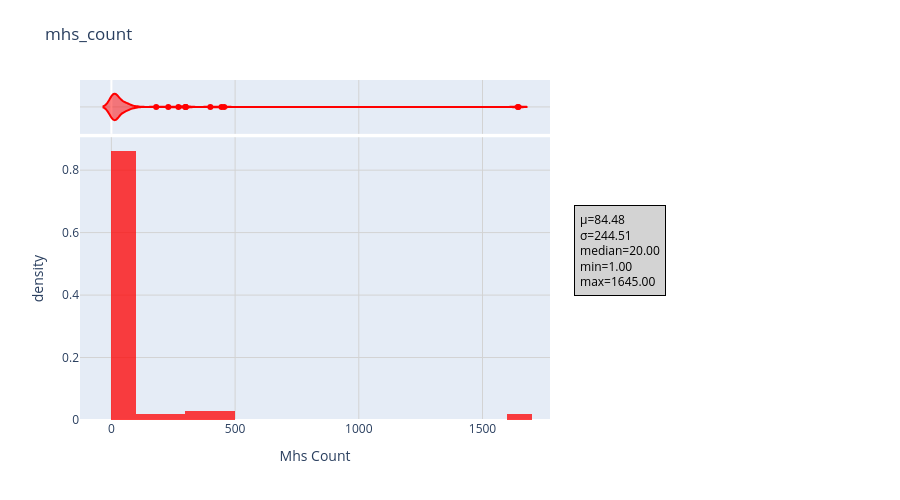
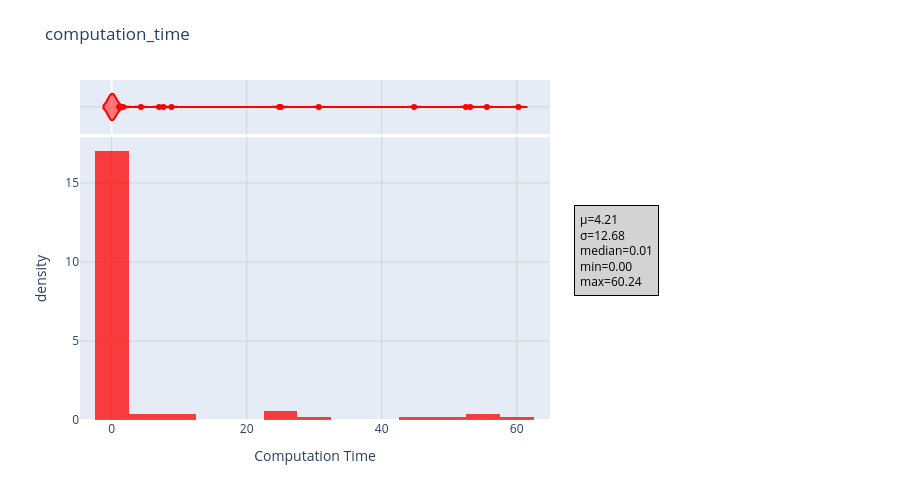
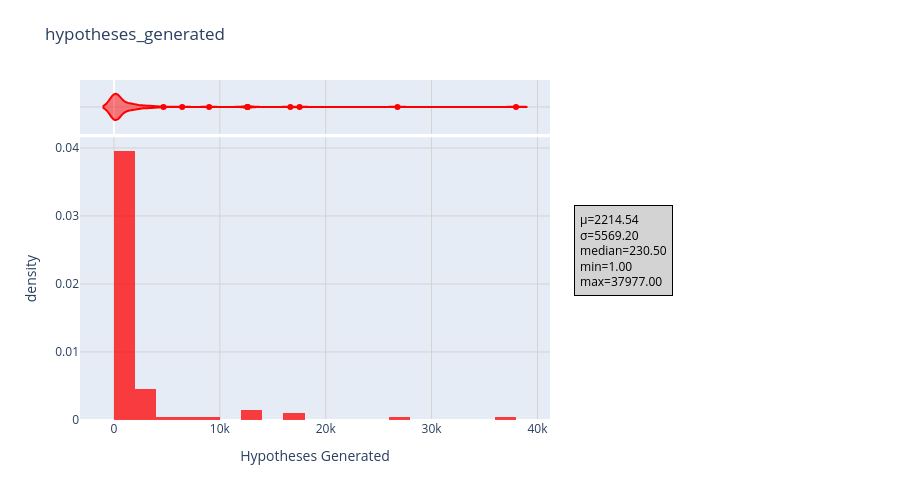
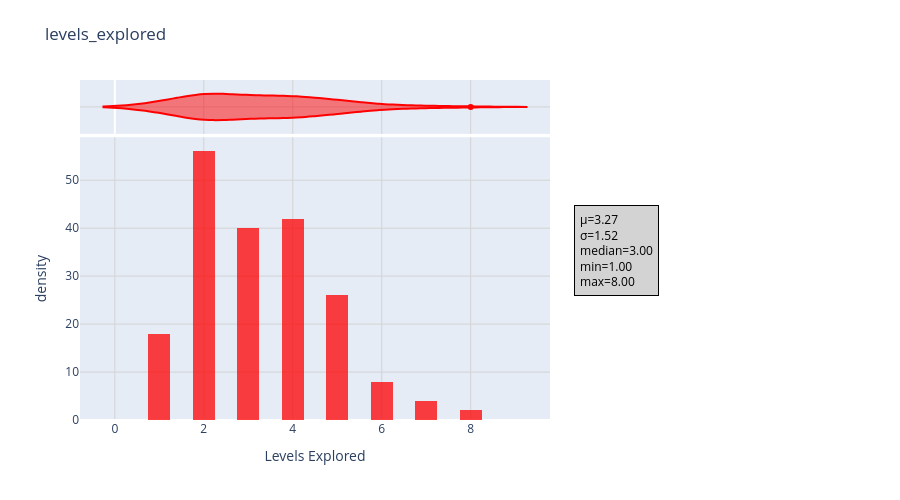

The code cell stored with these charts, in order, in its notebook:
### Code cell
df_numeric = clean_dataset(df)
df_numeric = df_numeric.drop(['sol_found'], axis=1) # drop booleano flag usato per le precedenti matrici di correlazione fra set istanze risolte e non

cols_to_plot = [col for col in df_numeric.columns if pd.api.types.is_numeric_dtype(df_numeric[col])]

if not cols_to_plot:
    print("\nErrore: Nessuna colonna numerica valida trovata per il plotting.")
    exit()

for col in cols_to_plot:
    plot_data = df_numeric[[col]].dropna()

    try:
        stats_text = extract_stats(col, plot_data)

        fig = px.histogram(
            plot_data,
            x=col,
            histnorm='density',
            color_discrete_sequence=['red'],
            opacity=0.75,
            title=f'{col}',
            labels={col: col.replace("_", " ").title(), 'density': 'Density'},
            width=900, height=500,
            nbins=20, 
            marginal="violin"
        )
        
        fig.update_xaxes(showgrid=True, gridwidth=1, gridcolor='lightgrey')
        fig.update_yaxes(showgrid=True, gridwidth=1, gridcolor='lightgrey')

        add_annotation(stats_text, fig)

        fig.update_layout(
            margin=dict(
                l=80,  
                r=350, 
                b=80, 
                t=80   
            ),
        )

        fig.show()

    except Exception as e:
        print(f"  ERRORE: Non è stato possibile generare il grafico per '{col}'. Errore: {e}") # gestione di eventuali errori dovuti a non corretta conversione/pulizia dei dati

### Figure 1 — Plotly figure (JSON) as saved in the notebook; plotly's stock layout.template omitted (floating-point values rounded to 4 significant figures)
{"data": [{"bingroup": "x", "histnorm": "density", "hovertemplate": "Mhs Count=%{x}<br>density=%{y}<extra></extra>", "legendgroup": "", "marker": {"color": "red", "opacity": 0.75, "pattern": {"shape": ""}}, "name": "", "nbinsx": 20, "orientation": "v", "showlegend": false, "type": "histogram", "x": [271, 95, 23, 1, 14, 42, 29, 5, 1, 68, 19, 57, 3, 2, 3, 2, 2, 4, 1, 1, 4, 1, 3, 12, 5, 10, 2, 20, 3, 4, 7, 12, 12, 6, 60, 4, 12, 25, 7, 6, 50, 20, 50, 24, 14, 12, 80, 20, 100, 12, 12, 60, 400, 300, 300, 60, 300, 70, 60, 60, 24, 34, 29, 29, 22, 15, 17, 29, 16, 22, 22, 7, 21, 17, 10, 22, 1, 7, 9, 18, 10, 13, 70, 181, 49, 39, 9, 42, 49, 30, 456, 445, 1645, 1643, 30, 55, 50, 230], "xaxis": "x", "yaxis": "y"}, {"hovertemplate": "Mhs Count=%{x}<extra></extra>", "legendgroup": "", "marker": {"color": "red"}, "name": "", "scalegroup": "x", "showlegend": false, "type": "violin", "x": [271, 95, 23, 1, 14, 42, 29, 5, 1, 68, 19, 57, 3, 2, 3, 2, 2, 4, 1, 1, 4, 1, 3, 12, 5, 10, 2, 20, 3, 4, 7, 12, 12, 6, 60, 4, 12, 25, 7, 6, 50, 20, 50, 24, 14, 12, 80, 20, 100, 12, 12, 60, 400, 300, 300, 60, 300, 70, 60, 60, 24, 34, 29, 29, 22, 15, 17, 29, 16, 22, 22, 7, 21, 17, 10, 22, 1, 7, 9, 18, 10, 13, 70, 181, 49, 39, 9, 42, 49, 30, 456, 445, 1645, 1643, 30, 55, 50, 230], "xaxis": "x2", "yaxis": "y2"}], "layout": {"annotations": [{"align": "left", "bgcolor": "lightgrey", "bordercolor": "black", "borderpad": 5, "borderwidth": 1, "font": {"color": "black", "size": 12}, "showarrow": false, "text": "µ=84.48<br>σ=244.51<br>median=20.00<br>min=1.00<br>max=1645.00", "x": 1.05, "xanchor": "left", "xref": "paper", "y": 0.5, "yanchor": "middle", "yref": "paper"}], "barmode": "relative", "height": 500, "legend": {"tracegroupgap": 0}, "margin": {"b": 80, "l": 80, "r": 350, "t": 80}, "title": {"text": "mhs_count"}, "width": 900, "xaxis": {"anchor": "y", "domain": [0, 1], "gridcolor": "lightgrey", "gridwidth": 1, "showgrid": true, "title": {"text": "Mhs Count"}}, "xaxis2": {"anchor": "y2", "domain": [0, 1], "gridcolor": "lightgrey", "gridwidth": 1, "matches": "x", "showgrid": true, "showticklabels": false}, "yaxis": {"anchor": "x", "domain": [0, 0.8316], "gridcolor": "lightgrey", "gridwidth": 1, "showgrid": true, "title": {"text": "density"}}, "yaxis2": {"anchor": "x2", "domain": [0.8416, 1], "gridcolor": "lightgrey", "gridwidth": 1, "matches": "y2", "showgrid": true, "showline": false, "showticklabels": false, "ticks": ""}}}

### Figure 2 — Plotly figure (JSON) as saved in the notebook; plotly's stock layout.template omitted (floating-point values rounded to 4 significant figures)
{"data": [{"bingroup": "x", "histnorm": "density", "hovertemplate": "Computation Time=%{x}<br>density=%{y}<extra></extra>", "legendgroup": "", "marker": {"color": "red", "opacity": 0.75, "pattern": {"shape": ""}}, "name": "", "nbinsx": 20, "orientation": "v", "showlegend": false, "type": "histogram", "x": [1.695, 0.01497, 0.01111, 0.002052, 0.001706, 0.1093, 0.01286, 0.0009623, 0.646, 0.104, 1.102, 4.342, 0.0005693, 0.0004754, 0.0004704, 0.0004795, 0.000469, 0.0004289, 0.0004396, 0.0004437, 0.0004649, 0.0004866, 0.0005071, 0.007287, 0.003911, 0.003026, 0.0005803, 0.001162, 0.0006447, 0.0006671, 0.001254, 0.0007885, 0.02618, 0.0009065, 0.01584, 0.001648, 0.002392, 0.008168, 0.00226, 0.0007007, 0.1027, 0.004236, 0.6974, 1.551, 0.06035, 0.002223, 0.2494, 0.008648, 0.497, 0.001534, 0.00366, 0.1329, 60.24, 24.94, 25.02, 0.3162, 24.84, 30.68, 1.459, 0.2996, 0.05877, 55.58, 1.275, 0.6403, 0.01134, 0.001457, 0.001888, 0.01146, 0.007442, 0.002648, 0.003734, 0.0006557, 0.01142, 0.009914, 0.0008736, 0.05831, 0.0006628, 0.0005546, 0.0007417, 0.001895, 0.003083, 0.03611, 0.2968, 53.1, 0.002984, 0.1368, 0.00408, 0.4218, 0.1179, 0.4351, 7.672, 7.02, 52.46, 44.8, 0.02885, 0.03023, 0.04547, 8.859], "xaxis": "x", "yaxis": "y"}, {"hovertemplate": "Computation Time=%{x}<extra></extra>", "legendgroup": "", "marker": {"color": "red"}, "name": "", "scalegroup": "x", "showlegend": false, "type": "violin", "x": [1.695, 0.01497, 0.01111, 0.002052, 0.001706, 0.1093, 0.01286, 0.0009623, 0.646, 0.104, 1.102, 4.342, 0.0005693, 0.0004754, 0.0004704, 0.0004795, 0.000469, 0.0004289, 0.0004396, 0.0004437, 0.0004649, 0.0004866, 0.0005071, 0.007287, 0.003911, 0.003026, 0.0005803, 0.001162, 0.0006447, 0.0006671, 0.001254, 0.0007885, 0.02618, 0.0009065, 0.01584, 0.001648, 0.002392, 0.008168, 0.00226, 0.0007007, 0.1027, 0.004236, 0.6974, 1.551, 0.06035, 0.002223, 0.2494, 0.008648, 0.497, 0.001534, 0.00366, 0.1329, 60.24, 24.94, 25.02, 0.3162, 24.84, 30.68, 1.459, 0.2996, 0.05877, 55.58, 1.275, 0.6403, 0.01134, 0.001457, 0.001888, 0.01146, 0.007442, 0.002648, 0.003734, 0.0006557, 0.01142, 0.009914, 0.0008736, 0.05831, 0.0006628, 0.0005546, 0.0007417, 0.001895, 0.003083, 0.03611, 0.2968, 53.1, 0.002984, 0.1368, 0.00408, 0.4218, 0.1179, 0.4351, 7.672, 7.02, 52.46, 44.8, 0.02885, 0.03023, 0.04547, 8.859], "xaxis": "x2", "yaxis": "y2"}], "layout": {"annotations": [{"align": "left", "bgcolor": "lightgrey", "bordercolor": "black", "borderpad": 5, "borderwidth": 1, "font": {"color": "black", "size": 12}, "showarrow": false, "text": "µ=4.21<br>σ=12.68<br>median=0.01<br>min=0.00<br>max=60.24", "x": 1.05, "xanchor": "left", "xref": "paper", "y": 0.5, "yanchor": "middle", "yref": "paper"}], "barmode": "relative", "height": 500, "legend": {"tracegroupgap": 0}, "margin": {"b": 80, "l": 80, "r": 350, "t": 80}, "title": {"text": "computation_time"}, "width": 900, "xaxis": {"anchor": "y", "domain": [0, 1], "gridcolor": "lightgrey", "gridwidth": 1, "showgrid": true, "title": {"text": "Computation Time"}}, "xaxis2": {"anchor": "y2", "domain": [0, 1], "gridcolor": "lightgrey", "gridwidth": 1, "matches": "x", "showgrid": true, "showticklabels": false}, "yaxis": {"anchor": "x", "domain": [0, 0.8316], "gridcolor": "lightgrey", "gridwidth": 1, "showgrid": true, "title": {"text": "density"}}, "yaxis2": {"anchor": "x2", "domain": [0.8416, 1], "gridcolor": "lightgrey", "gridwidth": 1, "matches": "y2", "showgrid": true, "showline": false, "showticklabels": false, "ticks": ""}}}

### Figure 3 — Plotly figure (JSON) as saved in the notebook; plotly's stock layout.template omitted (floating-point values rounded to 4 significant figures)
{"data": [{"bingroup": "x", "histnorm": "density", "hovertemplate": "Hypotheses Generated=%{x}<br>density=%{y}<extra></extra>", "legendgroup": "", "marker": {"color": "red", "opacity": 0.75, "pattern": {"shape": ""}}, "name": "", "nbinsx": 20, "orientation": "v", "showlegend": false, "type": "histogram", "x": [2867, 260, 187, 55, 59, 1227, 147, 15, 1006, 730, 1561, 4674, 10, 2, 3, 6, 6, 4, 1, 1, 4, 1, 10, 230, 21, 92, 6, 45, 10, 24, 87, 28, 868, 41, 298, 25, 156, 231, 207, 41, 1092, 175, 3472, 8986, 1709, 162, 1470, 385, 1940, 162, 375, 1092, 16663, 12615, 12615, 2379, 12615, 37977, 6445, 2379, 1473, 17529, 3092, 2382, 422, 67, 89, 474, 290, 138, 151, 34, 355, 341, 28, 706, 1, 7, 18, 91, 28, 633, 1777, 26782, 105, 1727, 223, 1929, 575, 2954, 1618, 1568, 3731, 3731, 103, 188, 221, 1490], "xaxis": "x", "yaxis": "y"}, {"hovertemplate": "Hypotheses Generated=%{x}<extra></extra>", "legendgroup": "", "marker": {"color": "red"}, "name": "", "scalegroup": "x", "showlegend": false, "type": "violin", "x": [2867, 260, 187, 55, 59, 1227, 147, 15, 1006, 730, 1561, 4674, 10, 2, 3, 6, 6, 4, 1, 1, 4, 1, 10, 230, 21, 92, 6, 45, 10, 24, 87, 28, 868, 41, 298, 25, 156, 231, 207, 41, 1092, 175, 3472, 8986, 1709, 162, 1470, 385, 1940, 162, 375, 1092, 16663, 12615, 12615, 2379, 12615, 37977, 6445, 2379, 1473, 17529, 3092, 2382, 422, 67, 89, 474, 290, 138, 151, 34, 355, 341, 28, 706, 1, 7, 18, 91, 28, 633, 1777, 26782, 105, 1727, 223, 1929, 575, 2954, 1618, 1568, 3731, 3731, 103, 188, 221, 1490], "xaxis": "x2", "yaxis": "y2"}], "layout": {"annotations": [{"align": "left", "bgcolor": "lightgrey", "bordercolor": "black", "borderpad": 5, "borderwidth": 1, "font": {"color": "black", "size": 12}, "showarrow": false, "text": "µ=2214.54<br>σ=5569.20<br>median=230.50<br>min=1.00<br>max=37977.00", "x": 1.05, "xanchor": "left", "xref": "paper", "y": 0.5, "yanchor": "middle", "yref": "paper"}], "barmode": "relative", "height": 500, "legend": {"tracegroupgap": 0}, "margin": {"b": 80, "l": 80, "r": 350, "t": 80}, "title": {"text": "hypotheses_generated"}, "width": 900, "xaxis": {"anchor": "y", "domain": [0, 1], "gridcolor": "lightgrey", "gridwidth": 1, "showgrid": true, "title": {"text": "Hypotheses Generated"}}, "xaxis2": {"anchor": "y2", "domain": [0, 1], "gridcolor": "lightgrey", "gridwidth": 1, "matches": "x", "showgrid": true, "showticklabels": false}, "yaxis": {"anchor": "x", "domain": [0, 0.8316], "gridcolor": "lightgrey", "gridwidth": 1, "showgrid": true, "title": {"text": "density"}}, "yaxis2": {"anchor": "x2", "domain": [0.8416, 1], "gridcolor": "lightgrey", "gridwidth": 1, "matches": "y2", "showgrid": true, "showline": false, "showticklabels": false, "ticks": ""}}}

### Figure 4 — Plotly figure (JSON) as saved in the notebook; plotly's stock layout.template omitted (floating-point values rounded to 4 significant figures)
{"data": [{"bingroup": "x", "histnorm": "density", "hovertemplate": "Levels Explored=%{x}<br>density=%{y}<extra></extra>", "legendgroup": "", "marker": {"color": "red", "opacity": 0.75, "pattern": {"shape": ""}}, "name": "", "nbinsx": 20, "orientation": "v", "showlegend": false, "type": "histogram", "x": [3, 2, 2, 2, 2, 4, 2, 2, 3, 3, 3, 4, 2, 1, 1, 2, 2, 1, 1, 1, 1, 1, 2, 4, 2, 3, 2, 2, 2, 3, 4, 2, 5, 3, 3, 3, 4, 3, 5, 3, 4, 3, 5, 7, 7, 4, 4, 4, 4, 4, 5, 4, 5, 5, 5, 5, 5, 8, 6, 5, 6, 5, 4, 4, 4, 3, 3, 6, 3, 3, 3, 2, 4, 4, 2, 4, 1, 1, 2, 3, 2, 4, 4, 6, 2, 5, 3, 4, 3, 5, 2, 2, 2, 2, 2, 2, 2, 2], "xaxis": "x", "yaxis": "y"}, {"hovertemplate": "Levels Explored=%{x}<extra></extra>", "legendgroup": "", "marker": {"color": "red"}, "name": "", "scalegroup": "x", "showlegend": false, "type": "violin", "x": [3, 2, 2, 2, 2, 4, 2, 2, 3, 3, 3, 4, 2, 1, 1, 2, 2, 1, 1, 1, 1, 1, 2, 4, 2, 3, 2, 2, 2, 3, 4, 2, 5, 3, 3, 3, 4, 3, 5, 3, 4, 3, 5, 7, 7, 4, 4, 4, 4, 4, 5, 4, 5, 5, 5, 5, 5, 8, 6, 5, 6, 5, 4, 4, 4, 3, 3, 6, 3, 3, 3, 2, 4, 4, 2, 4, 1, 1, 2, 3, 2, 4, 4, 6, 2, 5, 3, 4, 3, 5, 2, 2, 2, 2, 2, 2, 2, 2], "xaxis": "x2", "yaxis": "y2"}], "layout": {"annotations": [{"align": "left", "bgcolor": "lightgrey", "bordercolor": "black", "borderpad": 5, "borderwidth": 1, "font": {"color": "black", "size": 12}, "showarrow": false, "text": "µ=3.27<br>σ=1.52<br>median=3.00<br>min=1.00<br>max=8.00", "x": 1.05, "xanchor": "left", "xref": "paper", "y": 0.5, "yanchor": "middle", "yref": "paper"}], "barmode": "relative", "height": 500, "legend": {"tracegroupgap": 0}, "margin": {"b": 80, "l": 80, "r": 350, "t": 80}, "title": {"text": "levels_explored"}, "width": 900, "xaxis": {"anchor": "y", "domain": [0, 1], "gridcolor": "lightgrey", "gridwidth": 1, "showgrid": true, "title": {"text": "Levels Explored"}}, "xaxis2": {"anchor": "y2", "domain": [0, 1], "gridcolor": "lightgrey", "gridwidth": 1, "matches": "x", "showgrid": true, "showticklabels": false}, "yaxis": {"anchor": "x", "domain": [0, 0.8316], "gridcolor": "lightgrey", "gridwidth": 1, "showgrid": true, "title": {"text": "density"}}, "yaxis2": {"anchor": "x2", "domain": [0.8416, 1], "gridcolor": "lightgrey", "gridwidth": 1, "matches": "y2", "showgrid": true, "showline": false, "showticklabels": false, "ticks": ""}}}
